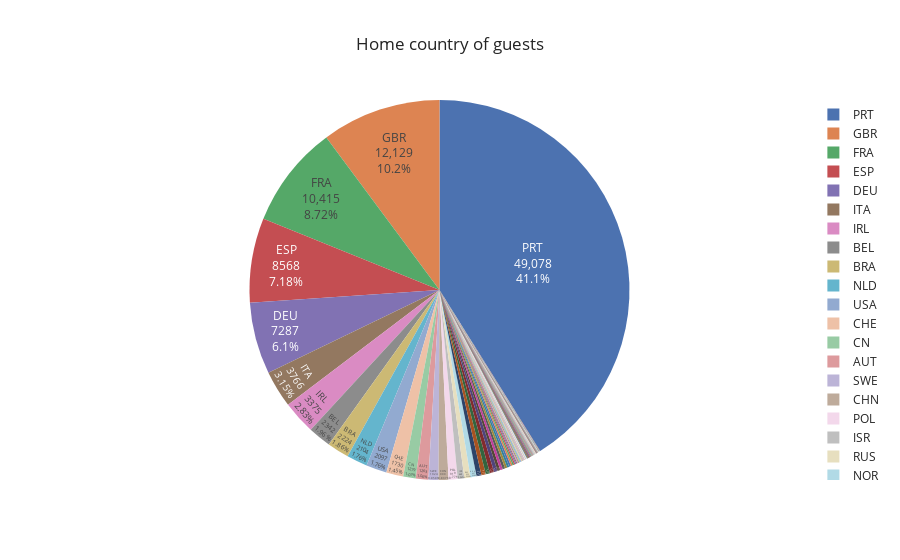

The notebook cell saved with this chart:
### Markdown cell above
### Country

### Code cell
country_data = pd.DataFrame(df["country"].value_counts())
country_data.rename(columns={"country": "Number of Guests"}, inplace=True)
total_guests = country_data["Number of Guests"].sum()
country_data["Guests in %"] = round(country_data["Number of Guests"] / total_guests * 100, 2)
country_data["country"] = country_data.index

fig = px.pie(country_data,
             values="Number of Guests",
             names="country",
             title="Home country of guests",
             template="seaborn")
             
fig.update_traces(textposition="inside", textinfo="value+percent+label")
fig.show()

### Figure 1 — Plotly figure (JSON) as saved in the notebook; plotly's stock layout.template omitted (floating-point values rounded to 4 significant figures; data arrays with more than 128 entries replaced by an {"elided": "..."} marker saying what was removed)
{"data": [{"domain": {"x": [0, 1], "y": [0, 1]}, "hovertemplate": "country=%{label}<br>Number of Guests=%{value}<extra></extra>", "labels": {"elided": "177 str values"}, "legendgroup": "", "name": "", "showlegend": true, "textinfo": "value+percent+label", "textposition": "inside", "type": "pie", "values": {"elided": "177 int values"}}], "layout": {"legend": {"tracegroupgap": 0}, "title": {"text": "Home country of guests"}}}
